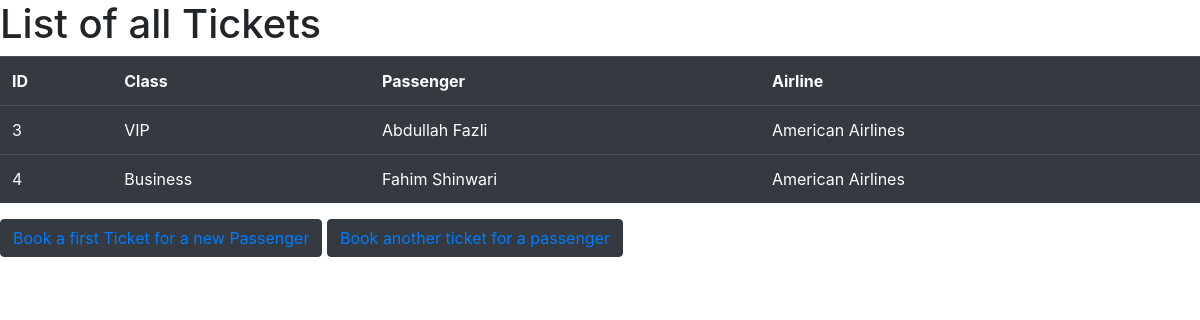
The page /ListOfTickets on the database as committed earlier.
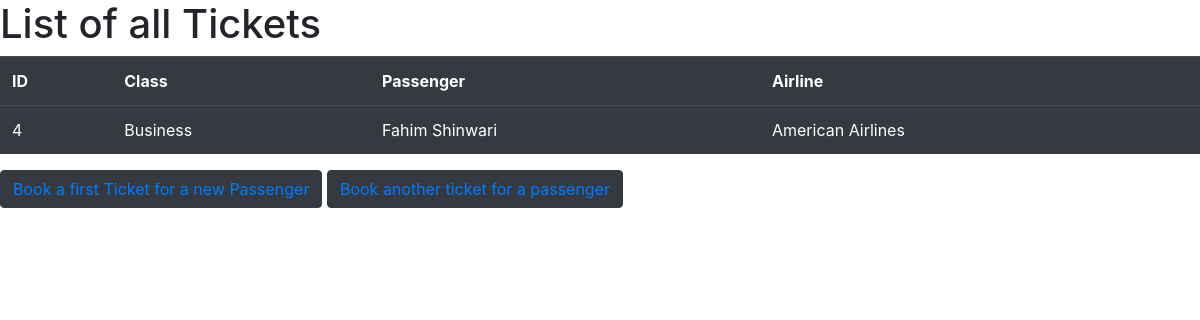
The same page on the database as committed later.
### FlightsSystem/models.py (models this page shows, shortened)
class TicketsModel(models.Model):
    TicketClassesChoice = [('Economy', 'Economy Class'),
                           ('Business', 'Business Class'), ("VIP", 'VIP Class')]
    ticketType = models.CharField(max_length=30, choices=TicketClassesChoice)
    passenger = models.OneToOneField(
        PassengersModel, on_delete=models.CASCADE, related_name="ticket")
    airline = models.ForeignKey(
        AirlinesModel, on_delete=models.CASCADE, related_name="tickets")
    flight = models.OneToOneField(
        FlightModel, null=True, on_delete=models.CASCADE, related_name="ticket")

class PassengersModel(models.Model):
    first = models.CharField(max_length=10)
    last = models.CharField(max_length=20)
    passportCountry = models.CharField(max_length=30)
    passport_photo = models.ImageField(
        upload_to='images/', null=True, blank=True)
    flights = models.ManyToManyField(
        FlightModel, blank=True, related_name="passengers")

class AirlinesModel(models.Model):
    airlineName = models.CharField(max_length=30)
    flights = models.ForeignKey(
        FlightModel, on_delete=models.CASCADE, blank=True, null=True, related_name="airline")
    def __str__(self):
        return f"{self.airlineName}"

### FlightsSystem/views.py (the view, shortened to what this page needs)
def ListofTickets(request):
    AllTickets = TicketsModel.objects.all()
    return render(request, "FlightsSystem/ListofTickets.html", {
        "allTickets": AllTickets,
        "AddTicketForm": AddaTicketForm()
    })

### FlightsSystem/templates/FlightsSystem/ListofTickets.html (shortened to what this page needs)
{% extends "FlightsSystem/layout.html" %} {% block body %}
<h1>List of all Tickets</h1>
<table class="table table-dark table-hover">
  <th>ID</th>
  <th>Class</th>
  <th>Passenger</th>
  <th>Airline</th>
  {% for aticket in allTickets%}
  <tr>
    <td>{{aticket.id}}</td>
    <td>{{aticket.ticketType}}</td>
    <td>{{aticket.passenger.first}} {{aticket.passenger.last}}</td>
    <td>{{aticket.airline}}</td>
    {% endfor%}
  </tr>
</table>
<button class="btn btn-dark" id="firstBookBTN">
  <a href="#bookform">Book a first Ticket for a new Passenger</a>
</button>
<button class="btn btn-dark" id="rebookBTN">
  <a href="#rebookform">Book another ticket for a passenger</a>
</button>
{% endblock body %}

Rows that differ between the two databases and show on the page:
removed TicketsModel: id "3", ticketType "VIP", passenger.first "Abdullah", passenger.last "Fazli", airline "American Airlines"
